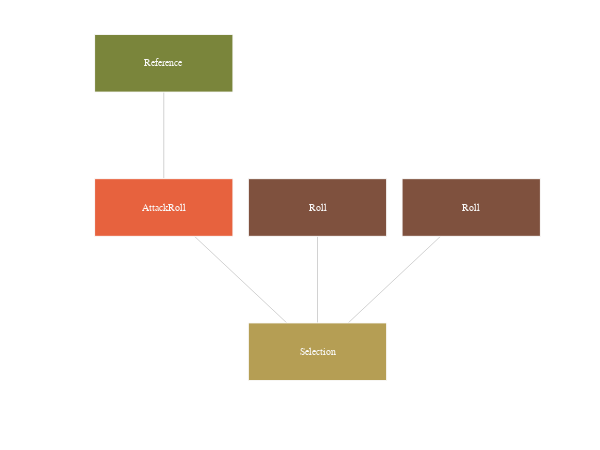

The notebook cell this image was saved under:
### Code cell
from dndast.nodes import *
from dndast.plotter import plot_tree_diagram, convert_tree
import plotly.graph_objects as go
import sys
sys.path.append('/Users/tom/Desktop/the-finished-book/assets/python/')
import tfb

tree = SelectionNode(
    selector=AttackRollNode(**{
        'critical_hit_range': [19,20],
        'critical_miss_range': [1],
        'attack_bonus': 4,
        'armor_class': ReferenceNode('target.AC'),
    }),
    results={
        'critical miss': 0,
        'miss': 0,
        'hit': RollNode('1d4'),
        'critical hit': RollNode('2d4'),
    },
)

fig = go.Figure(
    layout=go.Layout(
        template=tfb.FIG_TEMPLATE,
        showlegend=False,
        xaxis=dict(showline=False, zeroline=False, showgrid=False, showticklabels=False, ticks="", minor_ticks=""),
        yaxis=dict(showline=False, zeroline=False, showgrid=False, showticklabels=False, ticks="", minor_ticks=""),
        hovermode='closest',
    ),
)

ctree, nodes = convert_tree(tree.to_dict())
fig = plot_tree_diagram(tree, fig=fig)

# show figure
fig.update_layout(width=600, height=450)
fig.show(config=tfb.FIG_CONFIG)

### Figure 1 — Plotly figure (JSON) as saved in the notebook; plotly's stock layout.template omitted (floating-point values rounded to 4 significant figures)
{"data": [{"hoverinfo": "none", "line": {"color": "rgb(210,210,210)", "width": 1}, "mode": "lines", "type": "scatter", "x": [0, -1, null, 0, 0, null, 0, 1, null, -1, -1, null], "y": [0, 1, null, 0, 1, null, 0, 1, null, 1, 2, null]}, {"hoverinfo": "text", "marker": {"color": "rgba(181, 158,  84, 1)"}, "mode": "markers", "opacity": 0, "text": ["<b>Selection</b><br>selector: AttackRollNode<br>results: {'critical miss': 0, 'miss': 0, 'hit': {'node': 'Roll', 'value': '1d4'}, 'critical hit': {'node': 'Roll', 'value': '2d4'}}"], "type": "scatter", "x": [0], "y": [0]}, {"hoverinfo": "text", "marker": {"color": "rgba(231,  98,  62, 1)"}, "mode": "markers", "opacity": 0, "text": ["<b>AttackRoll</b><br>critical_hit_range: [19, 20]<br>critical_miss_range: [1]<br>attack_bonus: 4<br>armor_class: ReferenceNode"], "type": "scatter", "x": [-1], "y": [1]}, {"hoverinfo": "text", "marker": {"color": "rgba(122, 133,  59, 1)"}, "mode": "markers", "opacity": 0, "text": ["<b>Reference</b><br>value: target.AC"], "type": "scatter", "x": [-1], "y": [2]}, {"hoverinfo": "text", "marker": {"color": "rgba(127,  81,  62, 1)"}, "mode": "markers", "opacity": 0, "text": ["<b>Roll</b><br>value: 1d4"], "type": "scatter", "x": [0], "y": [1]}, {"hoverinfo": "text", "marker": {"color": "rgba(127,  81,  62, 1)"}, "mode": "markers", "opacity": 0, "text": ["<b>Roll</b><br>value: 2d4"], "type": "scatter", "x": [1], "y": [1]}], "layout": {"annotations": [{"font": {"color": "rgba(250,250,250,1)", "size": 10}, "showarrow": false, "text": "Selection", "x": 0, "xref": "x", "y": 0, "yref": "y"}, {"font": {"color": "rgba(250,250,250,1)", "size": 10}, "showarrow": false, "text": "AttackRoll", "x": -1, "xref": "x", "y": 1, "yref": "y"}, {"font": {"color": "rgba(250,250,250,1)", "size": 10}, "showarrow": false, "text": "Reference", "x": -1, "xref": "x", "y": 2, "yref": "y"}, {"font": {"color": "rgba(250,250,250,1)", "size": 10}, "showarrow": false, "text": "Roll", "x": 0, "xref": "x", "y": 1, "yref": "y"}, {"font": {"color": "rgba(250,250,250,1)", "size": 10}, "showarrow": false, "text": "Roll", "x": 1, "xref": "x", "y": 1, "yref": "y"}], "height": 450, "hovermode": "closest", "shapes": [{"fillcolor": "rgba(181, 158,  84, 1)", "line": {"color": "rgba(250,250,250,1)", "width": 1}, "opacity": 1, "type": "rect", "x0": -0.45, "x1": 0.45, "y0": -0.2, "y1": 0.2}, {"fillcolor": "rgba(231,  98,  62, 1)", "line": {"color": "rgba(250,250,250,1)", "width": 1}, "opacity": 1, "type": "rect", "x0": -1.45, "x1": -0.55, "y0": 0.8, "y1": 1.2}, {"fillcolor": "rgba(122, 133,  59, 1)", "line": {"color": "rgba(250,250,250,1)", "width": 1}, "opacity": 1, "type": "rect", "x0": -1.45, "x1": -0.55, "y0": 1.8, "y1": 2.2}, {"fillcolor": "rgba(127,  81,  62, 1)", "line": {"color": "rgba(250,250,250,1)", "width": 1}, "opacity": 1, "type": "rect", "x0": -0.45, "x1": 0.45, "y0": 0.8, "y1": 1.2}, {"fillcolor": "rgba(127,  81,  62, 1)", "line": {"color": "rgba(250,250,250,1)", "width": 1}, "opacity": 1, "type": "rect", "x0": 0.55, "x1": 1.45, "y0": 0.8, "y1": 1.2}], "showlegend": false, "width": 600, "xaxis": {"minor": {"ticks": ""}, "range": [-1.675, 1.675], "showgrid": false, "showline": false, "showticklabels": false, "ticks": "", "zeroline": false}, "yaxis": {"minor": {"ticks": ""}, "range": [-0.3, 2.3], "showgrid": false, "showline": false, "showticklabels": false, "ticks": "", "zeroline": false}}}
